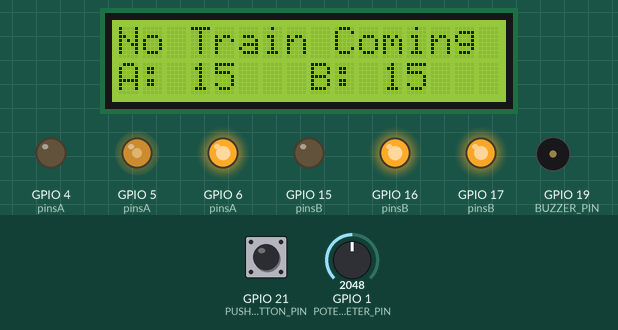
Recording of a program running on a simulated ESP32-S3. Shown: 16×2 character LCD, output pins drawn as LEDs (lit = HIGH), buzzer (waves = sounding). The inputs (shaded band) are chosen by the test bench; at power-on: GPIO 21 (PUSH_BUTTON_PIN) HIGH, GPIO 1 (POTENTIOMETER_PIN) = 2048. What the program prints to the serial monitor is not drawn.

Above: at 2.2 s.
2.3 s: GPIO 21 (PUSH_BUTTON_PIN) pulled LOW for 0.25 s
At 3.6 s:
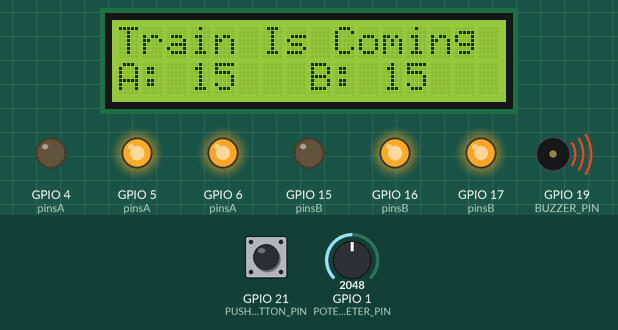
At 18.6 s:
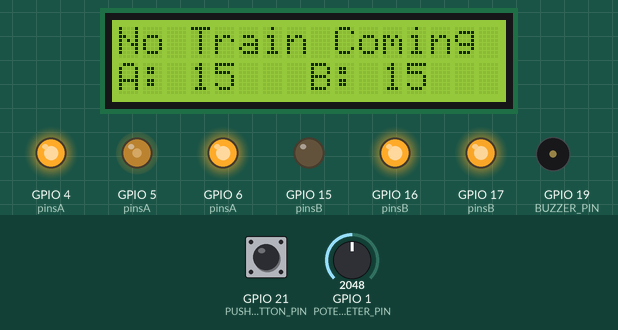
Timing chart, 0 to 19.1 s (numbered marks = the images above; inputs shaded):
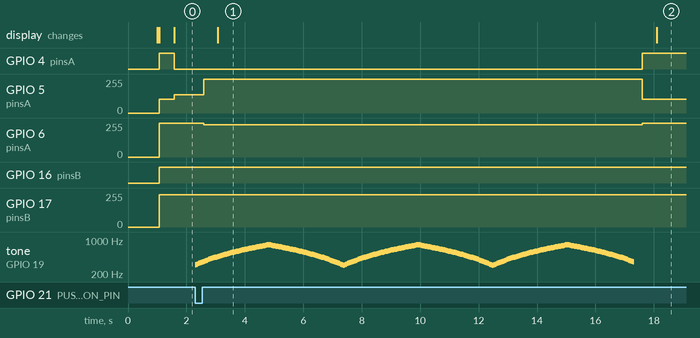

The program:

main.cpp
```cpp
#include <Arduino.h>
#include <FreeRTOS.h>
#include "./button_control/ButtonControl.h"
#include "./buzzer_control/BuzzerControl.h"
#include "./light_control/LightControl.h"
#include "./potentiometer_control/PotentiometerControl.h"
#include "./lcd_control/LCDControl.h"
#include "./setup/ConfigurePins.h"

// Task Handles
TaskHandle_t buttonControlTaskHandle = NULL;
TaskHandle_t trafficCycleTaskHandle = NULL;
TaskHandle_t potentiometerReadingTaskHandle = NULL;
TaskHandle_t potentiometerPrintTaskHandle = NULL;
TaskHandle_t systemStatusTaskHandle = NULL;

// Flag to indicate train status
volatile bool trainIsApproaching = false;

// Potentiometer value
int potentiometerValue;

// Set train interval
const int trainAppraochInterval = 15;

// Semaphore and Mutex
SemaphoreHandle_t trainSemaphore;
SemaphoreHandle_t trainMutex;

// Task to handle the button press
void buttonControlTask(void *pvParameters) {
  // Wait for semaphore indicating train is approaching
  while (true) {
    if (xSemaphoreTake(trainSemaphore, portMAX_DELAY) == pdTRUE) {
      Serial.println("Train Approaching...");
      Serial.println("TURNING LIGHTS RED...");
      // Use mutex to safely update train status
      xSemaphoreTake(trainMutex, portMAX_DELAY);
      trainIsApproaching = true;
      xSemaphoreGive(trainMutex);

      activateTrainSound(trainAppraochInterval);  // Start the sound sequence

      // Use mutex to safely update train status after train has passed
      xSemaphoreTake(trainMutex, portMAX_DELAY);
      trainIsApproaching = false;
      xSemaphoreGive(trainMutex);

      Serial.println("Train Passed. Lights back to cycle...");
    }
    vTaskDelay(10 / portTICK_PERIOD_MS);
  }
}

// Task to handle traffic cycle (based on potentiometer value)
void trafficCycleTask(void *pvParameters) {
  while (true) {
    xSemaphoreTake(trainMutex, portMAX_DELAY);  // Take mutex for safe access to train status
    if (!trainIsApproaching) {
      startLightsCycle(potentiometerValue);  // Control traffic lights with potentiometer value
    } else {
      turnAllLightsRed();  // Stop the traffic cycle by turning all lights red
    }
    xSemaphoreGive(trainMutex);  // Release mutex after checking train status

    vTaskDelay(500 / portTICK_PERIOD_MS);  // Update traffic cycle every 500 ms
  }
}

// Task to read potentiometer values
void potentiometerReadingTask(void *pvParameters) {
  while (true) {
    // Continuously update potentiometer value
    potentiometerValue = readPotentiometerValue();
    vTaskDelay(200 / portTICK_PERIOD_MS);  // Read every 200ms
  }
}


// Task to print the potentiometer value
void potentiometerPrintTask(void *pvParameters) {
  while (true) {
    Serial.print("Potentiometer Value: ");
    Serial.println(potentiometerValue);  // Print the potentiometer value
    vTaskDelay(5000 / portTICK_PERIOD_MS);  // Print every 5 second
  }
}

// Task to monitor and log system status
void systemStatusTask(void *pvParameters) {
  while (true) {

    displaySystemStatus(trainIsApproaching);

    vTaskDelay(1000 / portTICK_PERIOD_MS);  // Print every 1 second
  }
}

void setup() {
  Serial.begin(9600);

  vTaskDelay(1000 / portTICK_PERIOD_MS);
  // Initialize the semaphore and mutex
  trainSemaphore = xSemaphoreCreateBinary();
  trainMutex = xSemaphoreCreateMutex();

  // Configure Pins
  configurePins();

  // Create Tasks
  xTaskCreate(buttonControlTask, "Button Control Task", 2048, NULL, 3, NULL);
  xTaskCreate(trafficCycleTask, "Traffic Cycle Task", 2048, NULL, 2, NULL);
  xTaskCreate(potentiometerReadingTask, "Potentiometer Reading Task", 2048, NULL, 1, NULL);
  xTaskCreate(potentiometerPrintTask, "Potentiometer Print Task", 2048, NULL, 1, &potentiometerPrintTaskHandle);
  xTaskCreate(systemStatusTask, "System Status Task", 2048, NULL, 1, &systemStatusTaskHandle);


  Serial.println("Setup complete.");
}

void loop() {

}
```

ButtonControl.cpp
```cpp
#include "ButtonControl.h"
#include <Arduino.h>
#include <FreeRTOS.h>

extern volatile bool trainIsApproaching;
extern SemaphoreHandle_t trainSemaphore;
extern SemaphoreHandle_t trainMutex;

// Interrupt handler for the button press
void IRAM_ATTR handleButtonPress() {
  // Take the mutex before modifying the shared resource
  if (xSemaphoreTakeFromISR(trainMutex, NULL)) {
    trainIsApproaching = true;  // Set the flag that the train is approaching
    xSemaphoreGiveFromISR(trainMutex, NULL);  // Release the mutex
  }

  // Give the semaphore to notify other tasks
  xSemaphoreGiveFromISR(trainSemaphore, NULL);  // Allow other tasks to proceed
}
```

ButtonControl.h
```cpp
#ifndef BUTTON_CONTROL_H
#define BUTTON_CONTROL_H
#include <Arduino.h>

// Flag to indicate train status
extern volatile bool trainIsApproaching;

// Declare the interrupt service routine (ISR)
void IRAM_ATTR handleButtonPress();
void buttonControlTask(void *pvParameters);
#endif
```

BuzzerControl.cpp
```cpp
#include "BuzzerControl.h"
#include "../setup/ConfigurePins.h"
#include "../button_control/ButtonControl.h"
#include "../light_control/LightControl.h"
#include <Arduino.h>

void activateTrainSound(int seconds) {
    unsigned long startMillis = millis();  // Start time for duration
    unsigned long currentMillis;
    int ledBrightness = 0;  // Initial brightness for PWM
    bool increasing = true;  // Flag to track brightness direction
    int buzzerFrequency = 500; // Initial buzzer frequency

    while (millis() - startMillis < seconds * 1000) {
        currentMillis = millis();

        // Change LED brightness using PWM
        if (increasing) {
            ledBrightness += 5;  // Increase brightness
            if (ledBrightness >= 255) {
                ledBrightness = 255;  // Cap at maximum brightness
                increasing = false;  // Change direction
            }
        } else {
            ledBrightness -= 5;  // Decrease brightness
            if (ledBrightness <= 0) {
                ledBrightness = 0;  // Cap at minimum brightness
                increasing = true;  // Change direction
            }
        }

        // Update buzzer frequency based on LED brightness
        buzzerFrequency = map(ledBrightness, 0, 255, 300, 800); // Map brightness to frequency (300Hz to 800Hz)
        tone(BUZZER_PIN, buzzerFrequency);  // Set buzzer frequency based on brightness

        // Set RGB LED color using PWM
        // NOTE: The red color in this project is not pure red, but a mixture between red and blue
        int blueChannel = map(ledBrightness, 0, 255, 0, 14); // Map brightness to blue channel
        neopixelWrite(RGB_BUILTIN, ledBrightness, 0, blueChannel);

        delay(50);  // Small delay for smooth brightness change
    }

    // Deactivate the buzzer
    noTone(BUZZER_PIN);

    // Ensure the LED is turned off when done
    neopixelWrite(RGB_BUILTIN, 0, 0, 0);  // Turn off the built-in RGB LED
}
```

BuzzerControl.h
```cpp
#ifndef BUZZER_CONTROL_H
#define BUZZER_CONTROL_H

// Decleare function
void activateTrainSound(int seconds);

#endif
```

LightControl.cpp
```cpp
#include "LightControl.h"
#include <Arduino.h>
#include "../setup/ConfigurePins.h"
#include "../button_control/ButtonControl.h"
#include "../lcd_control/LCDControl.h"
// initialize variables
int RED_COLOR[] = {255, 0, 14};
int YELLOW_COLOR[] = {255, 119, 0};
int GREEN_COLOR[] = {0, 150, 0};
// int OFF[] = {0, 0, 0};

// Get RGB LED pins
int pinsA[] = RGB_LED_A_PINS;
int pinsB[] = RGB_LED_B_PINS;

// Timing durations in milliseconds
const unsigned long TOTAL_GREEN_DURATION = 30 * 1000; // Total green light duration is 30 seconds (split between the lights using the potentiometer value)
const unsigned long YELLOW_DURATION = 3 * 1000; // Yellow light duration: 3 seconds

unsigned long previousMillis = 0; // Store last time state changed

// Variables to manage state
enum TrafficLightState {GREEN, YELLOW, RED};
TrafficLightState lightAState = GREEN;
TrafficLightState lightBState = RED;

// Create a function to change RGB LED light color given its pins and a color
void setRGBColor(int rgbPins[], int color[]) {
    // Set the light color for each pin of the RGB LED light
    for (int i = 0; i < 3; i++) {
        analogWrite(rgbPins[i], 255 - color[i]); // 255 - [color] because the anode is connected to the voltage
    }
}

// Create a function to change the lights color according to the state
void setTrafficLightsColor() {
    if (lightAState == GREEN) {
        setRGBColor(pinsA, GREEN_COLOR); // Light A Green
        setRGBColor(pinsB, RED_COLOR); // Light B Red
        // Serial.println("A green");

    } else if (lightAState == YELLOW) {
        setRGBColor(pinsA, YELLOW_COLOR); // Light A Yellow
        setRGBColor(pinsB, RED_COLOR); // Light B Red
        // Serial.println("A yellow");

    } else if (lightAState == RED && lightBState == GREEN) {
        setRGBColor(pinsA, RED_COLOR); // Light A Red
        setRGBColor(pinsB, GREEN_COLOR); // Light B Green
        // Serial.println("A red");

    } else if (lightBState == YELLOW) {
        setRGBColor(pinsA, RED_COLOR); // Light A Red
        setRGBColor(pinsB, YELLOW_COLOR); // Light B Yellow
        // Serial.println("B yellow");

    } else if (lightBState == RED) {
        setRGBColor(pinsA, GREEN_COLOR); // Light A Green
        setRGBColor(pinsB, RED_COLOR); // Light B Red
        // Serial.println("B red");
    }
}

// Create a function to start the traffic cycle given a duration for the first traffic light
void startLightsCycle(int greenDurationA) {
    // Update the traffic light colors
    setTrafficLightsColor();

    // Calculate the green duration for light B
    int greenDurationB = TOTAL_GREEN_DURATION - greenDurationA * 1000;

    // Display duration on LCD
    displayLightsStatus(greenDurationA, greenDurationB);

    // Get the current time to change states accordingly
    unsigned long currentMillis = millis();

    // Manage the state transition
    if (lightAState == GREEN && currentMillis - previousMillis >= greenDurationA * 1000) {
        // Switch to yellow after green duration
        lightAState = YELLOW;
        previousMillis = currentMillis;
        Serial.print("Turning A YELLOW for ");
        Serial.print(YELLOW_DURATION / 1000);
        Serial.println("s");


    } else if (lightAState == YELLOW && currentMillis - previousMillis >= YELLOW_DURATION) {
        // Switch A to red after yellow duration
        lightAState = RED;
        // Switch B to green
        lightBState = GREEN;
        previousMillis = currentMillis;

        Serial.print("Turning B GREEN for ");
        Serial.print(greenDurationB / 1000);
        Serial.println("s");
        Serial.print("Turning A RED for ");
        Serial.print((greenDurationB + YELLOW_DURATION) / 1000);
        Serial.println("s");

    } else if (lightBState == GREEN && currentMillis - previousMillis >= greenDurationB) {
        // Switch B to yellow after green duration
        lightBState = YELLOW;
        previousMillis = currentMillis;

        Serial.print("Turning B YELLOW for ");
        Serial.print(YELLOW_DURATION / 1000);
        Serial.println("s");

    } else if (lightBState == YELLOW && currentMillis - previousMillis >= YELLOW_DURATION) {
        // Switch B to red after yellow duration
        lightBState = RED;
        lightAState = GREEN;
        previousMillis = currentMillis;

        Serial.print("Turning A GREEN for ");
        Serial.print(greenDurationA);
        Serial.println("s");
        Serial.print("Turning B RED for ");
        Serial.print((greenDurationA * 1000 + YELLOW_DURATION) / 1000);
        Serial.println("s");

    } else if (lightAState == RED && lightBState == RED) {
        // Back to the inital cycle starting with light A being green
        lightAState = GREEN;
        previousMillis = currentMillis;

        Serial.print("Turning A GREEN for ");
        Serial.print(greenDurationA);
        Serial.println("s");
        Serial.print("Turning B RED for ");
        Serial.print((greenDurationA * 1000 + YELLOW_DURATION) / 1000);
        Serial.println("s");
    }

    // Small delay so the RGB LED lights can switch colors
    delay(10);

}

void turnAllLightsRed() {
    // Turn all the lights red
    setRGBColor(pinsA, RED_COLOR);
    setRGBColor(pinsB, RED_COLOR);
    lightAState = RED;
    lightBState = RED;
}

void blinkBuiltInLED(int seconds) {
    unsigned long startMillis = millis();  // Start time of blinking
    unsigned long previousBuilInLEDMillis = 0;
    bool ledState = false;  // Tracks whether LED is on or off

    while (millis() - startMillis <= seconds * 1000) {
        unsigned long currentMillis = millis();  // Update current time

        if (currentMillis - previousBuilInLEDMillis >= 500) {
            // Toggle LED state every 500ms
            if (ledState) {
                neopixelWrite(RGB_BUILTIN, 0, 0, 0); // Turn off the built-in RGB
            } else {
                neopixelWrite(RGB_BUILTIN, 255, 0, 14); // Turn on the built-in RGB (Red)
            }
            ledState = !ledState;  // Toggle LED state
            previousBuilInLEDMillis = currentMillis; // Reset time tracker for next toggle
        }
    }

    // Ensure LED is turned off when the loop exits
    neopixelWrite(RGB_BUILTIN, 0, 0, 0);
}
```

LightControl.h
```cpp
#ifndef LIGHT_CONTROL_H
#define LIGHT_CONTROL_H

// Declare functions
void setRGBColor(int rgbPins[], const int color[]);
void turnAllLightsRed();
void startLightsCycle(int greenDurationA);
void blinkBuiltInLED(int seconds);
#endif
```

PotentiometerControl.cpp
```cpp
#include "../setup/ConfigurePins.h"
#include <Arduino.h>

// Create a function to read the value of the potentiometer that will be between 0 and 4095
int readPotentiometerValue() {
  // Read potentiometer value
  int readValue = analogRead(POTENTIOMETER_PIN);
  // Serial.print("Potentiometer Value: ");
  // Serial.println(readValue);
  // Convert the readValue into a value between 10 and 20
  int convertedValue = map(readValue, 0, 4095, 10, 20);
  // Serial.print("Converted Potentiometer Value: ");
  // Serial.println(convertedValue);

  // Set the initialized variable to the converted value
  return convertedValue;
}
```

PotentiometerControl.h
```cpp
#ifndef POTENTIOMETER_CONTROL_H
#define POTENTIOMETER_CONTROL_H

// Declare functions
int readPotentiometerValue();

#endif
```

ConfigurePins.cpp
```cpp
#include "ConfigurePins.h"
#include "../button_control/ButtonControl.h"
#include <Arduino.h>
#include "../lcd_control/LCDControl.h"

// Create a function to do the initial pins setup
void configurePins() {
  // INPUT PINS SETUP
  // Setup for potentiometer
  pinMode(POTENTIOMETER_PIN, INPUT);

  // Setup for button
  pinMode(PUSH_BUTTON_PIN, INPUT_PULLUP);
  attachInterrupt(digitalPinToInterrupt(PUSH_BUTTON_PIN), handleButtonPress, FALLING);

  //OUTPUT PINS SETUP
  // Setup for RGB LED Lights
  int pinsA[] = RGB_LED_A_PINS;
  for (int i = 0; i < 3; i++) {
    pinMode(pinsA[i], OUTPUT);
  }

  int pinsB[] = RGB_LED_B_PINS;
  for (int i = 0; i < 3; i++) {
    pinMode(pinsB[i], OUTPUT);
  }

  // Setup for buzzer
  pinMode(BUZZER_PIN, OUTPUT);

  // Setup for LCD
  configureLCD();
}
```

ConfigurePins.h
```cpp
#ifndef INPUT_SETUP_H
#define INPUT_SETUP_H

// Assign pins
#define RGB_LED_A_PINS {4, 5, 6} // {R, G, B}
#define RGB_LED_B_PINS {15, 16, 17} // {R, G, B}
#define POTENTIOMETER_PIN 1
#define PUSH_BUTTON_PIN 21
#define BUZZER_PIN 19
#define LCD_PINS {42, 41, 40, 39, 38, 37}

// Declare functions
void configurePins();

#endif 
```

LCDControl.cpp
```cpp
#include <Arduino.h>
#include <LiquidCrystal.h>
#include "../setup/ConfigurePins.h"
#include <FreeRTOS.h>

LiquidCrystal lcd(LCD_PINS);

void displaySystemStatus(bool trainIsApproching) {
  lcd.setCursor(0, 0);
  lcd.print(trainIsApproching? "Train Is Coming ": "No Train Coming ");
}

void displayLightsStatus(int greenDurationA, int greenDurationB) {
  lcd.setCursor(0, 1);
  lcd.print("A: ");
  lcd.print(greenDurationA);

  lcd.setCursor(8, 1);
  lcd.print("B: ");
  lcd.print(greenDurationB / 1000);
}

void configureLCD() {
  lcd.begin(16, 2);
}
```

LCDControl.h
```cpp
#ifndef LCD_CONTROL_H
#define LCD_CONTROL_H

// Decleare function
void displaySystemStatus(bool trainIsApproching);
void displayLightsStatus(int greenDurationA, int greenDurationB);
void configureLCD();
#endif
```

Measured:
- after the input at 2.3 s, GPIO 4 (pinsA): LOW → HIGH after 15.3 s; GPIO 5 (pinsA): 136/255 → 255/255 after 0.30 s instead of 2.3 s
